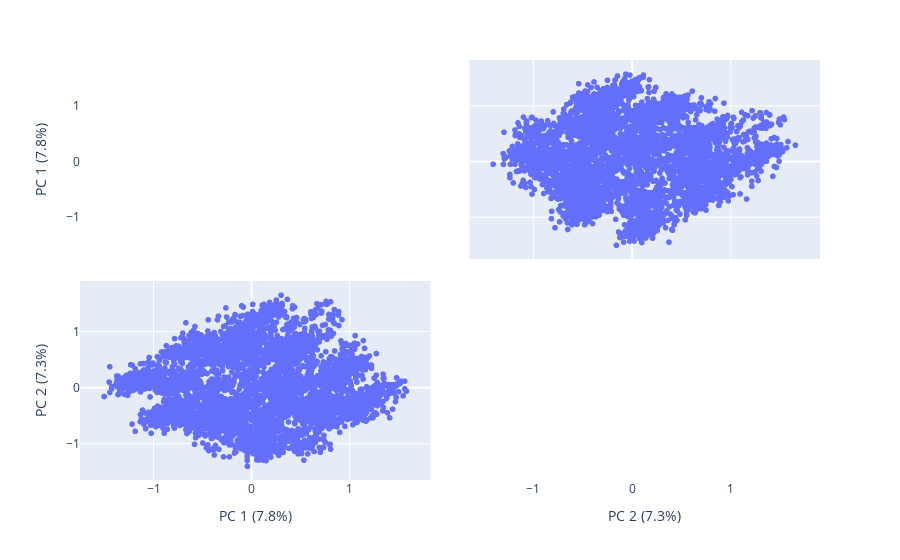

Source (notebook cell):
### Code cell
# visualize pca components
pca = PCA(n_components=3)
X_train_pca = pd.DataFrame(pca.fit_transform(X_train))

labels = {
    str(i): f"PC {i+1} ({var:.1f}%)"
    for i, var in enumerate(pca.explained_variance_ratio_ * 100)
}

fig = px.scatter_matrix(
    X_train_pca,
    labels=labels,
    dimensions=range(2)
)
fig.update_traces(diagonal_visible=False)
fig.show()

### Figure 1 — Plotly figure (JSON) as saved in the notebook; plotly's stock layout.template omitted (floating-point values rounded to 4 significant figures; data arrays with more than 128 entries replaced by an {"elided": "..."} marker saying what was removed)
{"data": [{"diagonal": {"visible": false}, "dimensions": [{"axis": {"matches": true}, "label": "PC 1 (7.8%)", "values": {"elided": "6058 float values"}}, {"axis": {"matches": true}, "label": "PC 2 (7.3%)", "values": {"elided": "6058 float values"}}], "hovertemplate": "%{xaxis.title.text}=%{x}<br>%{yaxis.title.text}=%{y}<extra></extra>", "legendgroup": "", "marker": {"color": "#636efa", "symbol": "circle"}, "name": "", "showlegend": false, "type": "splom"}], "layout": {"dragmode": "select", "legend": {"tracegroupgap": 0}, "margin": {"t": 60}}}
